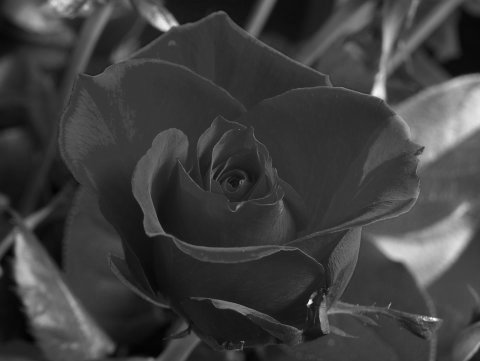
//> input picture OpencvTutorials/grayscale.jpg, 480 x 361 px
$ ./Detect_Edge_Grayscale_Image_3   (built with g++ and OpenCV 4)
//> lines starting //> are read from the running program, lines starting //| are printed output that depends on the picture
//> further down, src is the input picture: 361 rows x 480 cols, CV_8UC3; min 1, max 255, mean 62.7
#include <opencv2/imgproc.hpp>
#include <opencv2/highgui.hpp>
#include <stdlib.h>
#include <stdio.h>

using namespace cv;

/// Global variables

Mat src, src_gray;
Mat dst, detected_edges;

int edgeThresh = 1;
int lowThreshold;
int const max_lowThreshold = 100;
int ratio = 3;
int kernel_size = 3;
char* window_name = "Edge Map";

/*
* @function CannyThreshold
* @brief Trackbar callback - Canny thresholds input with a ratio 1:3
*/
void CannyThreshold(int, void*)
{
	/// Reduce noise with a kernel 3x3
	blur(src_gray, detected_edges, Size(3, 3));

	/// Canny detector
	Canny(detected_edges, detected_edges, lowThreshold, lowThreshold*ratio, kernel_size);
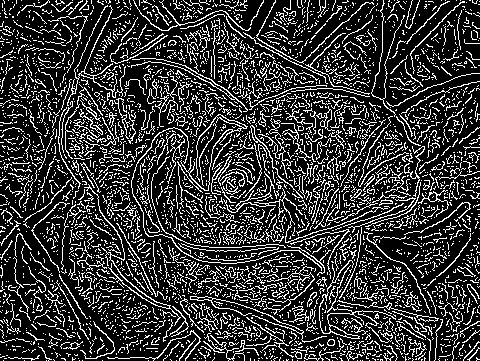
//> detected_edges: 361 rows x 480 cols, CV_8UC1; 21.5% white in thin lines or dots

	/// Using Canny's output as a mask, we display our result
	dst = Scalar::all(0);

	src.copyTo(dst, detected_edges);
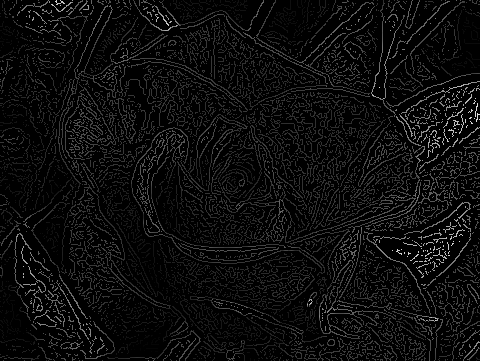
//> dst: 361 rows x 480 cols, CV_8UC3; min 0, max 226, mean 13.2
	imshow(window_name, dst);
}


/* @function main */
int main(int argc, char** argv)
{
	/// Load an image
	src = imread("grayscale.jpg");

	if (!src.data)
	{
		return -1;
	}

	/// Create a matrix of the same type and size as src (for dst)
	dst.create(src.size(), src.type());

	/// Convert the image to grayscale
	cvtColor(src, src_gray, COLOR_BGR2GRAY);

	/// Create a window
	namedWindow(window_name, WINDOW_AUTOSIZE);

	/// Create a Trackbar for user to enter threshold
	createTrackbar("Min Threshold:", window_name, &lowThreshold, max_lowThreshold, CannyThreshold);

	/// Show the image
	CannyThreshold(0, 0);

	/// Wait until user exit program by pressing a key
	waitKey(0);

	return 0;
}
